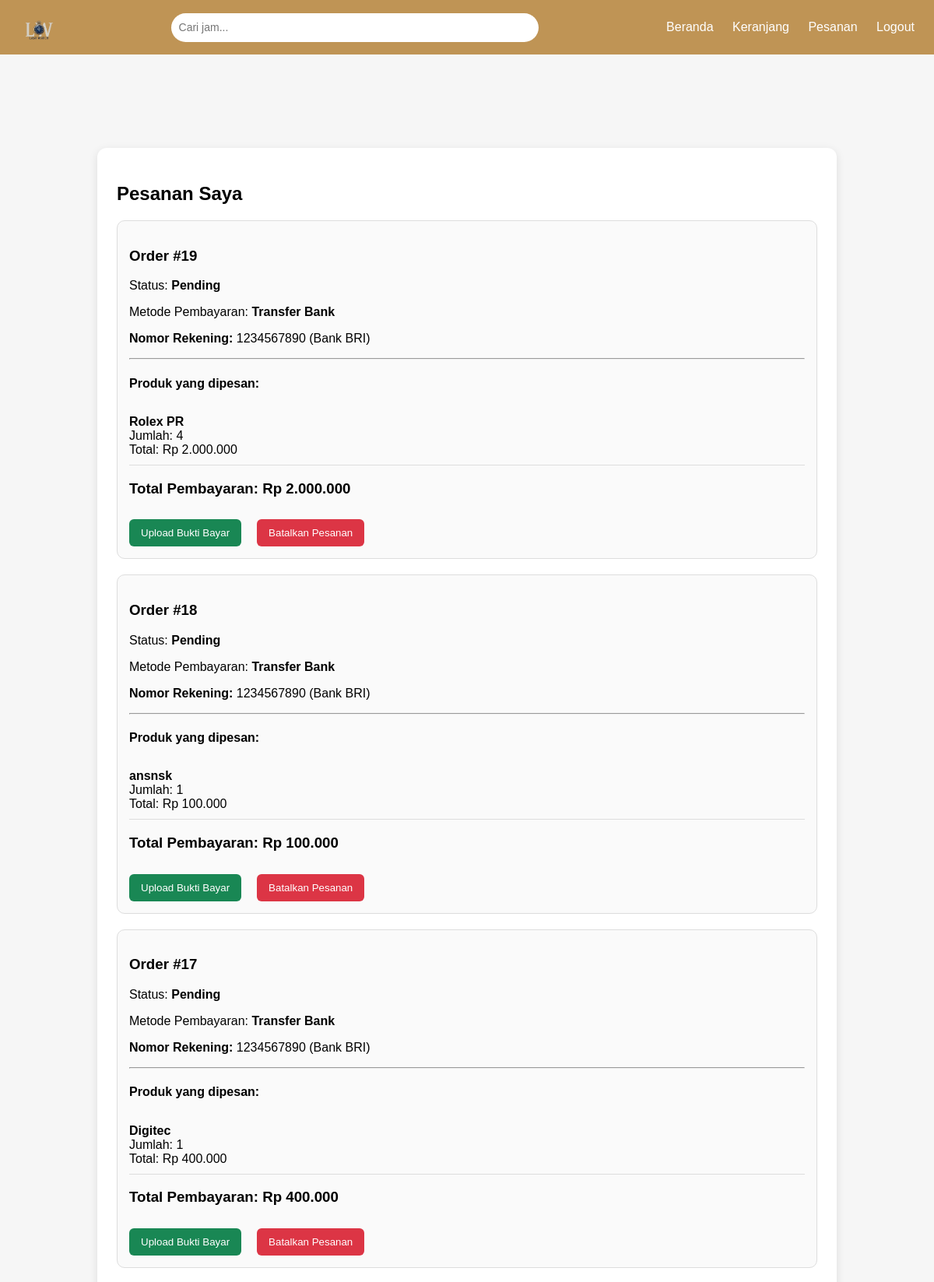
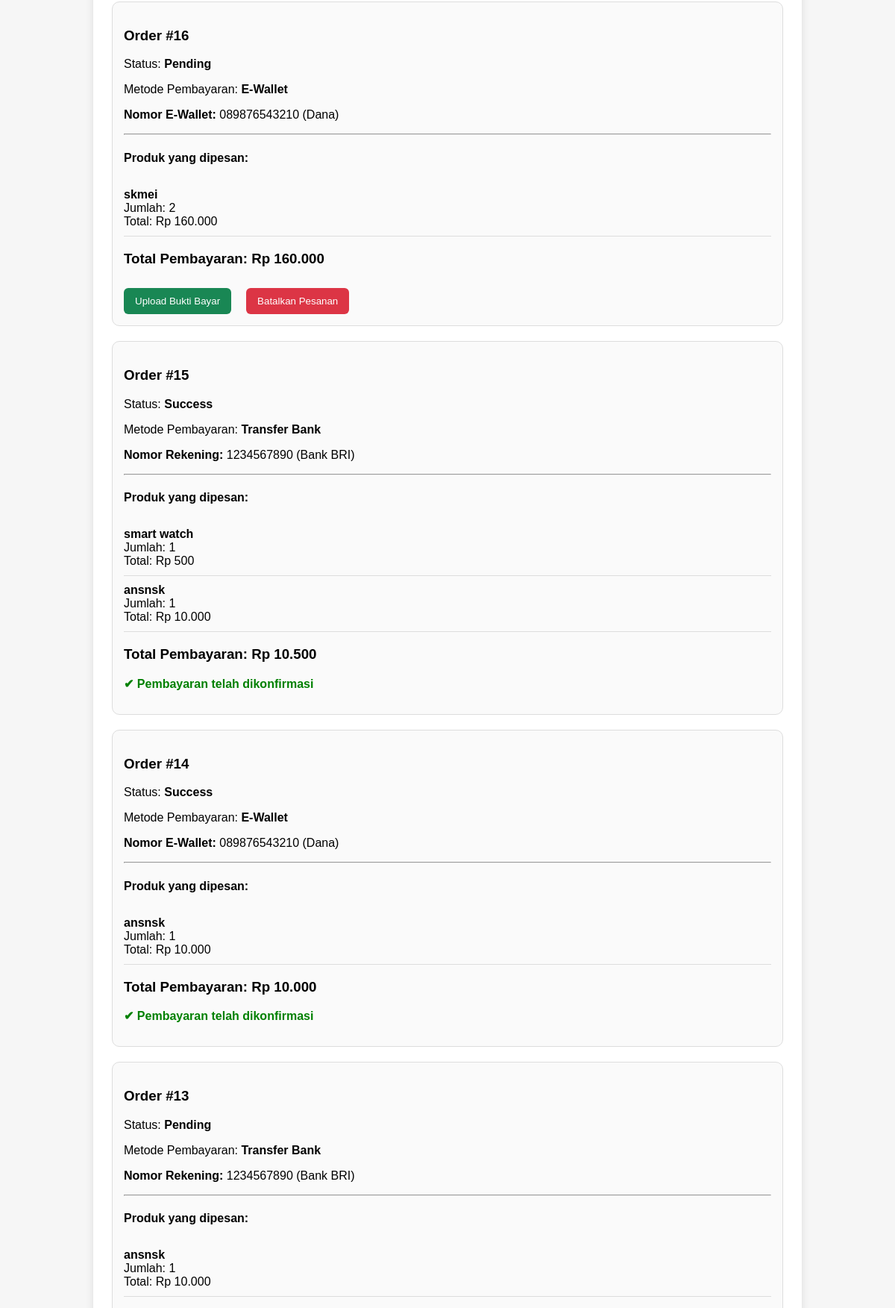
/pesanan.php (signed in, upper part), run on the app's committed database (2 pictures, top to bottom).
### tables this page shows
CREATE TABLE `order` (
  `id` int(11) NOT NULL,
  `id_user` int(11) DEFAULT NULL,
  `total` int(11) DEFAULT NULL,
  `status` enum('Pending','Paid','Cancel','Success') DEFAULT NULL,
  `pembayaran` varchar(50) DEFAULT NULL,
  `created_at` datetime DEFAULT current_timestamp(),
  `bukti_bayar` varchar(50) DEFAULT NULL
);

CREATE TABLE `item_order` (
  `id` int(11) NOT NULL,
  `id_order` int(11) DEFAULT NULL,
  `id_produk` int(11) DEFAULT NULL,
  `jlh_harga` int(11) DEFAULT NULL,
  `jlh_pesan` int(11) DEFAULT NULL
);

CREATE TABLE `produk` (
  `id` int(11) NOT NULL,
  `nama_produk` varchar(50) DEFAULT NULL,
  `jlh_produk` int(11) DEFAULT NULL,
  `harga_produk` int(11) DEFAULT NULL,
  `deskripsi` varchar(50) DEFAULT NULL,
  `kondisi` enum('Baru','Bekas') DEFAULT NULL,
  `ulasan` varchar(50) DEFAULT NULL,
  `gambar` varchar(50) DEFAULT NULL
);

### pesanan.php (the view, shortened to what this page needs)
<?php
include 'php/koneksi.php';
$id_user = $_SESSION['id_user'];
$qOrder = mysqli_query($conn, "
    SELECT * FROM `order`
    WHERE id_user = $id_user
    ORDER BY id DESC
");
?>
<!DOCTYPE html>
<html lang="id">
<head>
</head>
<body>
 <header class="navbar">
        <img src="img/logo_toko.png" class="logo" />
        <input type="text" class="search" placeholder="Cari jam...">
        <div>
        <a href="index.php">Beranda</a>
        <a href="keranjang.php">Keranjang</a>
        <a href="pesanan.php">Pesanan</a>
        <a href="logout.php">Logout</a>
    </div>
    </header>
<div class="container">
    <h2>Pesanan Saya</h2>
    <?php
    while ($order = mysqli_fetch_assoc($qOrder)):
        $id_order = $order['id'];
        $qItem = mysqli_query($conn, "
            SELECT item_order.*, produk.nama_produk
            FROM item_order
            JOIN produk ON item_order.id_produk = produk.id
            WHERE id_order = $id_order
        ");
    ?>
    <div class="order-box">
        <h3>Order #<?= $order['id']; ?></h3>
        <p>Status: <b><?= $order['status']; ?></b></p>
        <p>Metode Pembayaran: <b><?= $order['pembayaran']; ?></b></p>
        <?php if ($order['pembayaran'] == "Transfer Bank"): ?>
            <p><b>Nomor Rekening:</b> 1234567890 (Bank BRI)</p>
        <?php elseif ($order['pembayaran'] == "E-Wallet"): ?>
            <p><b>Nomor E-Wallet:</b> 089876543210 (Dana)</p>
        <?php endif; ?>
        <hr>
        <h4>Produk yang dipesan:</h4>
        <?php
        $totalHarga = 0;
        while ($item = mysqli_fetch_assoc($qItem)):
            $totalHarga += $item['jlh_harga'];
        ?>
            <div class="product-item">
                <b><?= $item['nama_produk']; ?></b><br>
                Jumlah: <?= $item['jlh_pesan']; ?><br>
                Total: Rp <?= number_format($item['jlh_harga'], 0, ',', '.'); ?>
            </div>
        <?php endwhile; ?>
        <h3>Total Pembayaran: Rp <?= number_format($totalHarga, 0, ',', '.'); ?></h3>
        <?php if ($order['status'] == "Pending"): ?>
    <div class="action-group">
        <form action="upload_bukti.php" method="GET">
            <button class="upload-btn">Upload Bukti Bayar</button>
        </form>
        <form action="php/batal_pesan.php" method="POST"
              onsubmit="return confirm('Yakin ingin membatalkan pesanan ini?');">
            <button class="cancel-btn">Batalkan Pesanan</button>
        </form>
    </div>
        <?php elseif ($order['status'] == "Paid"): ?>
            <p style="color: #ecd903ff; font-weight: bold;">
                Dalam Proses Validasi Pemabayaran
            </p>
        <?php elseif ($order['status'] == "Cancel"): ?>
            <p style="color: red; font-weight: bold;">
                Pesanan Dibatalkan
            </p>
        <?php elseif ($order['status'] == "Success"): ?>
            <p style="color: green; font-weight: bold;">
                ✔ Pembayaran telah dikonfirmasi
            </p>
        <?php endif; ?>
    </div>
    <?php endwhile; ?>
</div>
</body>
</html>

### pesanan.php (style rules this page uses)
body { margin: 0; font-family: Arial, sans-serif; background: #f6f6f6; }
.navbar { display: flex; justify-content: space-between; align-items: center; padding: 15px 25px; background: #bf9455; height: 40px; color: white; }
.navbar a { color: rgb(255, 255, 255); text-decoration: none; margin-left: 20px; }
.logo { width: 50px; padding-top: 10px; }
.search { width: 40%; height: 35px; border-radius: 20px; border: none; padding-left: 10px; font-size: 14px; }
.container { max-width: 900px; margin: 120px auto 40px auto; background: #fff; padding: 25px; border-radius: 12px; box-shadow: 0 3px 12px rgba(0,0,0,0.1); }
.order-box { border: 1px solid #ddd; padding: 15px; border-radius: 10px; margin-bottom: 20px; background: #fafafa; }
.product-item { padding: 10px 0; border-bottom: 1px solid #ddd; }
.cancel-btn { padding: 10px 15px; background: #dc3545; color: white; border: none; border-radius: 6px; cursor: pointer; margin-top: 10px; }
.upload-btn { padding: 10px 15px; background: #198754; color: white; border: none; border-radius: 6px; cursor: pointer; margin-top: 10px; margin-right: 10px; }
.action-group { margin-top: 15px; display: flex; gap: 10px; flex-wrap: wrap; }

### data on the page
order: id "19", status "Pending", pembayaran "Transfer Bank", shows "Nomor Rekening:", totalHarga "2.000.000"
item_order: id_produk.nama_produk "Rolex PR", jlh_pesan "4", jlh_harga "2.000.000"
order: id "18", status "Pending", pembayaran "Transfer Bank", shows "Nomor Rekening:", totalHarga "100.000"
item_order: id_produk.nama_produk "ansnsk", jlh_pesan "1", jlh_harga "100.000"
order: id "17", status "Pending", pembayaran "Transfer Bank", shows "Nomor Rekening:", totalHarga "400.000"
item_order: id_produk.nama_produk "Digitec", jlh_pesan "1", jlh_harga "400.000"
order: id "16", status "Pending", pembayaran "E-Wallet", shows "Nomor E-Wallet:", totalHarga "160.000"
item_order: id_produk.nama_produk "skmei", jlh_pesan "2", jlh_harga "160.000"
order: id "15", status "Success", pembayaran "Transfer Bank", shows "Nomor Rekening:", totalHarga "10.500", shows "✔ Pembayaran telah dikonfirmasi"
item_order: id_produk.nama_produk "smart watch", jlh_pesan "1", jlh_harga "500"
item_order: id_produk.nama_produk "ansnsk", jlh_pesan "1", jlh_harga "10.000"
order: id "14", status "Success", pembayaran "E-Wallet", shows "Nomor E-Wallet:", totalHarga "10.000", shows "✔ Pembayaran telah dikonfirmasi"
item_order: id_produk.nama_produk "ansnsk", jlh_pesan "1", jlh_harga "10.000"
order: id "13", status "Pending", pembayaran "Transfer Bank", shows "Nomor Rekening:"
item_order: id_produk.nama_produk "ansnsk", jlh_pesan "1", jlh_harga "10.000"
